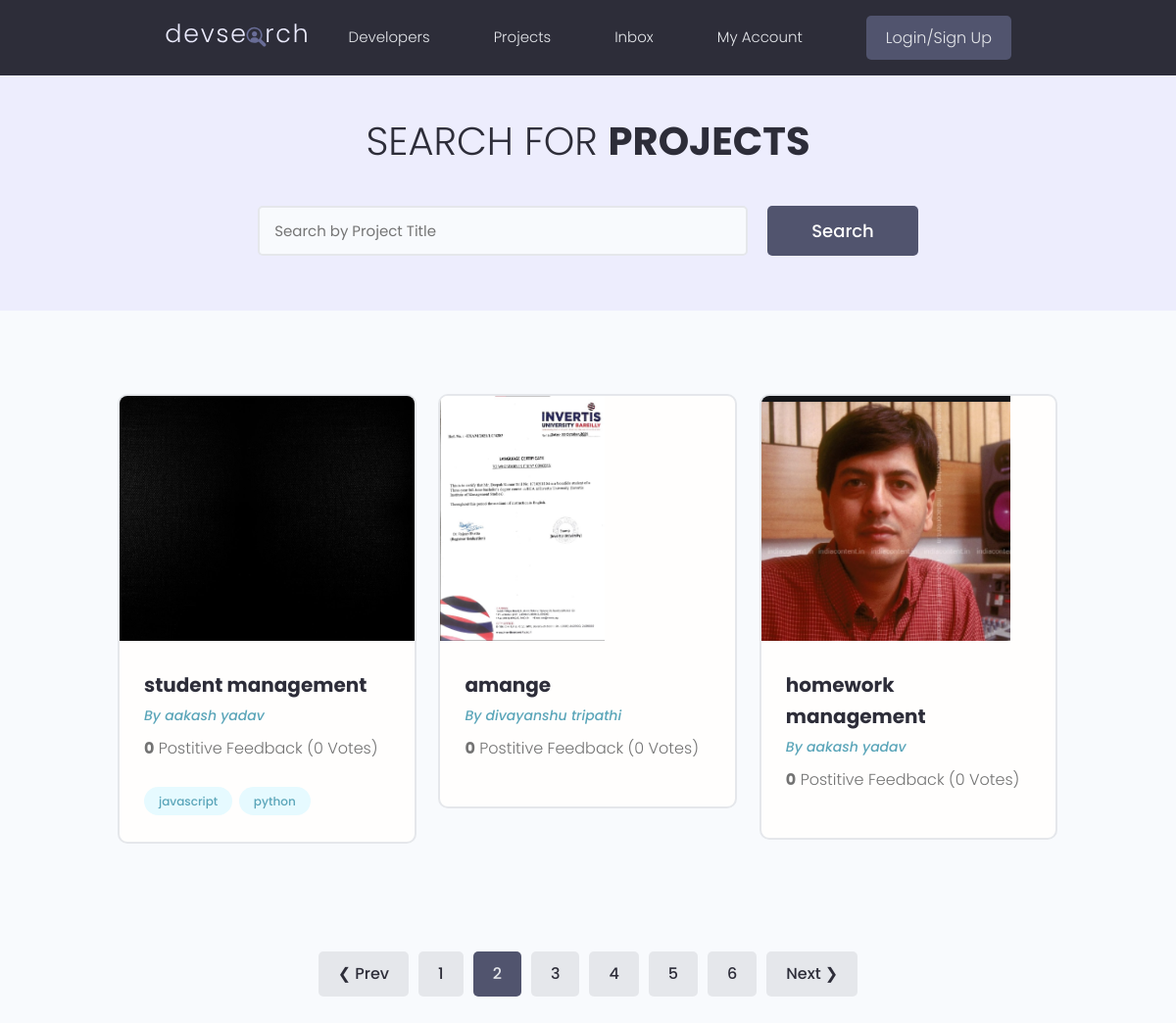
Screenshot of /projects/?page=2 with the database file from the repository.
### projects/models.py (models this page shows, shortened)
class Project(models.Model):
    owner = models.ForeignKey(Profile, null=True, blank=True, on_delete=models.SET_NULL)
    title = models.CharField(max_length=200)
    description = models.TextField(null=True, blank=True)#blank=True for Django allows to submit a blank
    featured_image = models.ImageField(null=True, blank=True, default="default.jpg")
    demo_link = models.CharField(max_length=2000, null=True, blank=True)
    tags = models.ManyToManyField('Tag', blank=True)
    vote_total = models.IntegerField(default=0, null=True, blank=True)
    vote_ratio = models.IntegerField(default=0, null=True, blank=True)
    source_link = models.CharField(max_length=2000, null=True, blank=True)
    created = models.DateTimeField(auto_now_add=True)
    id = models.UUIDField(default=uuid.uuid4, unique=True, primary_key=True, editable=False)
    class Meta:
        ordering = ['created']

class Tag(models.Model):
    name = models.CharField(max_length=200)
    created = models.DateTimeField(auto_now_add=True)
    id = models.UUIDField(default=uuid.uuid4, unique=True, primary_key=True, editable=False)
    def __str__(self):
        return self.name

### users/models.py (models this page shows, shortened)
class Profile(models.Model):
    user = models.OneToOneField(User, on_delete=models.CASCADE,null=True, blank=True)
    name = models.CharField(max_length=200, blank=True, null=True)
    email = models.EmailField(max_length=500, blank=True, null=True)
    username = models.CharField(max_length=200, blank=True, null=True)
    location = models.CharField(max_length=200, blank=True, null=True)
    short_intro = models.CharField(max_length=200, blank=True, null=True)
    bio = models.TextField(blank=True, null=True)
    profile_image = models.ImageField(null=True, blank=True, upload_to='profiles/', default="profiles/user-default.png")
    social_github = models.CharField(max_length=200, blank=True, null=True)
    social_twitter = models.CharField(max_length=200, blank=True, null=True)
    social_linkedin = models.CharField(max_length=200, blank=True, null=True)
    social_youtube = models.CharField(max_length=200, blank=True, null=True)
    social_website = models.CharField(max_length=200, blank=True, null=True)
    created = models.DateTimeField(auto_now_add=True)
    id = models.UUIDField(default=uuid.uuid4, unique=True, primary_key=True, editable=False)

### projects/views.py (the view)
# urls.py: path('projects/', include('projects.urls')),
def projects(request):
    search_query, projects = searchProjects(request)
    custom_range, projects, paginator = paginateProjects(request, projects, 6)
    context = {'projects':projects, 'search_query':search_query, 'paginator':paginator, 'custom_range':custom_range}
    return render(request, 'projects/projects.html', context)

### projects/utils.py (called while the page is built)
def paginateProjects(request, projects, results):
    page = request.GET.get('page')
    results = 3 #results per page
    paginator = Paginator(projects, results)
    try:
        projects = paginator.page(page)
    except PageNotAnInteger:
        page = 1
        projects = paginator.page(page)
    except EmptyPage:
        page = paginator.num_pages
        projects = paginator.page(page)
    leftIndex = (int(page)-4)
    if leftIndex < 1: leftIndex=1
    rightIndex = (int(page)+5)
    if rightIndex>paginator.num_pages: rightIndex=paginator.num_pages+1
    custom_range = range(leftIndex, rightIndex)
    return custom_range, projects, paginator

def searchProjects(request):
    search_query = ''
    if request.GET.get('search_query'):
        search_query = request.GET.get('search_query')
    tags = Tag.objects.filter(name__icontains=search_query)
    projects = Project.objects.distinct().filter(
        Q(title__icontains=search_query) |
        Q(description__icontains=search_query) |
        Q(owner__name__icontains=search_query) |
        Q(tags__in=tags)
    )
    return search_query, projects

### projects/templates/projects/projects.html (shortened to what this page needs)
{% extends 'main.html' %}
{% block content %}
<main class="projects">
    <section class="hero-section text-center">
        <div class="container container--narrow">
            <div class="hero-section__box">
                <h2>Search for <span>Projects</span></h2>
            </div>
            <div class="hero-section__search">
                <form class="form" action="{% url 'projects' %}" method="get">
                    <div class="form__field">
                        <input class="input input--text" id="formInput#search" type="text" name="search_query"
                        value="{{search_query}}" placeholder="Search by Project Title" />
                    </div>
                    <input class="btn btn--sub btn--lg" type="submit" value="Search" />
                </form>
            </div>
        </div>
    </section>
    <section class="projectsList">
        <div class="container">
            <div class="grid grid--three">
                {% for project in projects %}
                <div class="column">
                    <div class="card project">
                        <a href="{% url 'project' project.id %}" class="project">
                            <img class="project__thumbnail" src="{{ project.featured_image.url }}" alt="project thumbnail" />
                            <div class="card__body">
                                <h3 class="project__title">{{project.title}}</h3>
                                <p><a class="project__author" href="#">By {{project.owner.name}}</a></p>
                                <p class="project--rating"> <span style="font-weight: bold;">{{project.vote_ratio}}</span> Postitive Feedback ({{project.vote_total}} Vote{{project.vote_total|pluralize:"s"}}) </p>
                                    <div class="project__tags">
                                        {% for tag in project.tags.all %}
                                        <span class="tag tag--pill tag--main"> <small>{{tag}}</small> </span>
                                        {% endfor %}
                                    </div>
                                </div>
                            </a>
                        </div>
                    </div>
                    {% endfor %}
                </div>
            </div>
        </section>
        {% include 'pagination.html' with queryset=projects custom_range=custom_range %}
    </main>
    {% endblock content %}

### static/styles/app.css (style rules this page uses)
:root { --color-sub: #2d2d39; }
.btn--sub { background-color: var(--color-sub-light); }
.card { border: 2px solid var(--color-light); }
img { width: 100%; }
.hero-section { height: 40vh; display: flex; align-items: center; background-color: var(--color-sub); }
.hero-section__box { margin-bottom: 4rem; }
.hero-section__box > h2, .hero-section__box > h2 > span { font-size: 4rem; color: var(--color-light); line-height: 1.3; text-transform: uppercase; }
.hero-section__box > h2 { font-weight: 300; }
.hero-section__box > h2 > span { font-weight: 700; }
.hero-section__search > .form { display: flex; align-items: center; justify-content: center; gap: 2rem; }
.hero-section__search > .form input.input--text { width: 50rem; }
.project__author { font-size: 1.4rem; font-style: italic; }
.project--rating { margin-bottom: 1.6em; margin-top: .5em; }
.projects > .hero-section { background: var(--color-sub-lighter); height: 30vh; }
.projects .hero-section__box { margin-bottom: 2.5rem; }
.projects .hero-section__box > h2 { color: var(--color-sub); }
.projects .hero-section__box > h2 > span { font-weight: 700; color: var(--color-sub); }
.projectsList { margin-top: 8rem; }
.project__thumbnail { height: 25rem; object-fit: cover; object-position: top center; }
.project__title { font-size: 2rem; font-weight: 700; color: var(--color-sub); }

### static/uikit/styles/modules/_variables.css (style rules this page uses)
:root { --color-main: #5aa5b9; --color-main-light: #e6faff; --color-sub: #3f4156; --color-sub-light: #51546e; --color-sub-lighter: #ededfd; --color-text: #737373; --color-gray: #8b8b8b; --color-light: #e5e7eb; --color-light-gray: #767676; --color-bg: #f8fafd; --color-white: #fffefd; --color-white-light: #f3f3f3; --color-success: #359e64; --color-success-bg: #def8e8; --color-error: #fc4b0b; --color-error-bg: #fff2ee; --font-base: 'Poppins', arial, helvetica, 'Segoe UI', roboto, ubuntu, sans-serif; --font-monospace: 'Fira Code', 'Courier New', courier, monospace; --font-regular: 300; --font-medium: 500; --font-bold: 700; --generic-shadow: 1px 1px 5px #00000010; --generic-transition: all 0.3s ease-in-out; }

### static/uikit/styles/modules/_base.css (style rules this page uses)
* { margin: 0; padding: 0; box-sizing: border-box; text-rendering: optimizeLegibility; color: inherit; font-size: inherit; }
html { font-size: 50%; }
@media only screen and (min-width: 480px) { html { font-size: 56.25%; } }
@media only screen and (min-width: 1200px) { html { font-size: 62.5%; } }
body { line-height: 1.6; font-weight: 400; font-size: 1.5rem; color: var(--color-text); background-color: var(--color-bg); min-height: 100vh; }

### static/uikit/styles/modules/_typography.css (style rules this page uses)
* { font-family: var(--font-base); }
h2 { font-size: 3.6rem; font-weight: var(--font-bold); }
h3 { font-size: 3.2rem; font-weight: var(--font-medium); }
p, span, strong { font-size: 1.6rem; color: var(--color-text); font-weight: var(--font-regular); }
a { padding-bottom: 2px; text-decoration: none; display: inline-block; color: var(--color-main); font-weight: var(--font-medium); }

### static/uikit/styles/modules/_utilities.css (style rules this page uses)
.container { width: 92%; max-width: 165rem; margin: 0 auto; box-sizing: border-box; }
.container--narrow { width: 92%; max-width: 120rem; }
@media screen and (min-width: 1000px) { .container { width: 90%; } }
@media screen and (min-width: 1000px) { .container--narrow { width: 85%; } }
@media screen and (min-width: 1200px) { .container { width: 80%; } }
@media screen and (min-width: 1200px) { .container--narrow { width: 72%; } }
.text-center { text-align: center; }

### static/uikit/styles/modules/_button.css (style rules this page uses)
.btn { display: inline-block; position: relative; cursor: pointer; background-color: var(--color-light); font-weight: var(--font-medium); color: var(--color-sub); text-decoration: none; padding: 1rem 2rem; border-radius: 0.5rem; border: none; width: -webkit-fit-content; width: -moz-fit-content; width: fit-content; height: -webkit-fit-content; height: -moz-fit-content; height: fit-content; font-size: 1.6rem; outline-width: 0; outline-color: transparent; -webkit-backface-visibility: hidden; backface-visibility: hidden; transition: all 0.3s ease-in-out; }
.btn--sub { background-color: var(--color-sub); color: var(--color-white); }
.btn--lg { font-size: 1.8rem; padding: 1.2rem 4.5rem; }

### static/uikit/styles/modules/_card.css (style rules this page uses)
.card { border-radius: 1rem; background-color: var(--color-white); border: 1.5px solid var(--color-light); width: auto; height: auto; margin-top: 0.5rem; margin-bottom: 0.5rem; overflow: hidden; }
.card__body, .card__header { padding: 2rem 2.5rem; }

### rows the page displays
Project: featured_image (picture), title "student management", owner.name "aakash yadav", vote_ratio "0", vote_total "0"
Tag: name "javascript"
Tag: name "python"
Project: featured_image (picture), title "amange", owner.name "divayanshu tripathi", vote_ratio "0", vote_total "0"
Project: featured_image (picture), title "homework management", owner.name "aakash yadav", vote_ratio "0", vote_total "0"

### other values shown
{{ page }} "1" "3" "4" "5" "6"
{{ page }} "2"
